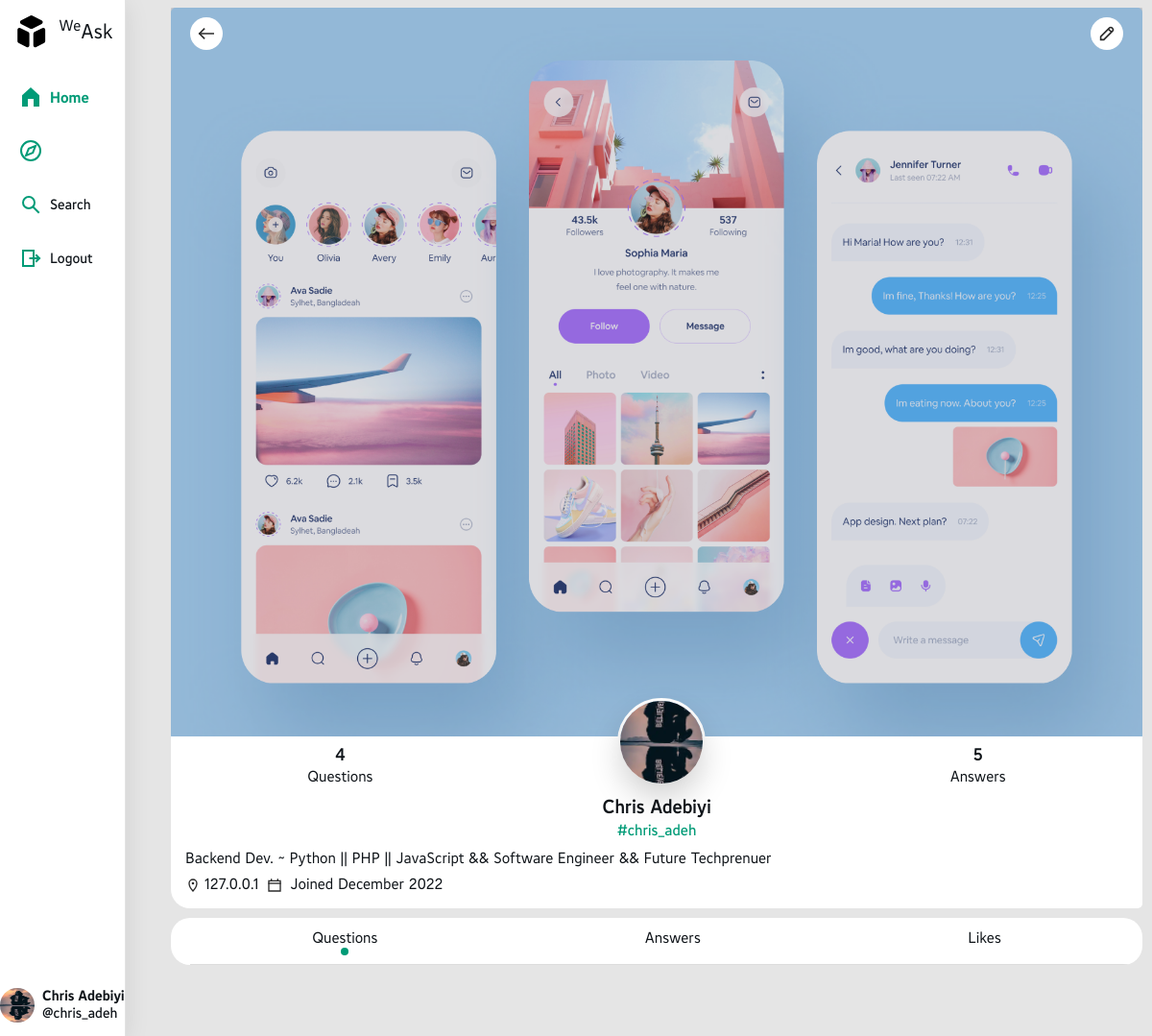
Page /profile/chris_adeh/ (signed in) on the committed database.
### accounts/models.py (models this page shows, shortened)
class User(AbstractUser):
    first_name = None
    last_name = None
    name = models.TextField(max_length=25)
    bio = models.TextField(max_length=150, null=True, blank=True)
    location = models.TextField(max_length=30, null=True, blank=True)
    avatar = models.ImageField(upload_to=get_image_filename, default='default.png')
    cover = models.ImageField(upload_to=get_cover_image_filename, default='default_cover.png')
    class Meta:
        verbose_name = 'user'
        verbose_name_plural = 'Users'

### accounts/views.py (the view)
# urls.py: path('profile/<username>/', views.profile, name='profile'),
@login_required
def profile(request, username):
  try:
    user_object = User.objects.get(username=username)
    context = {
      'page_title': f'{user_object.name} @({user_object.username})',
      'user': user_object,
    }
    return render(request, 'profile/content.html', context)
  except User.DoesNotExist:
    return render(request, 'errors/404.html')

### templates/profile/content.html (shortened to what this page needs)
{% extends 'wrapper.html' %}
{% load widget_tweaks humanize static %}
{% block content %}
<div class="ui-block ui-profile" style="margin-top: 8px;">
<div class="ui-profile-header">
<div class="ui-profile-header-thumb cover-bg">
<img src="{{user.cover.url}}">
<div class="cover-overlay"></div>
<a class="cover-button" href="{% url 'core:home' %}"><svg class="icon icon--20" role="img" xmlns="http://www.w3.org/2000/svg" width="24" height="24" viewBox="0 0 24 24"><path d="M9 6l-6 6 6 6"></path><path d="M21 12H4"></path><path stroke-linecap="round" d="M3 12h1"></path></svg></a>
{% if user.username == request.user.username  %}
<a class="cover-button cover-edit" href="{% url 'accounts:settings' %}">
</a>
{% endif %}
</div>
<div class="ui-profile-block">
<div class="ui-profile-user">
<a class="ui-user-stats"><span>{{ user.question_set.count }}</span> Questions </a>
<a href="{{user.avatar.url}}" class="ui-user-thumb">
<img src="{{user.avatar.url}}" alt="{{user.username}}'s picture">
</a>
<a class="ui-user-stats"><span>{{ user.answer_set.count }}</span> Answers </a>
</div>
<div class="ui-user-info">
<div class="ui-user-name">{{user.name}}</div>
<span class="ui-at">#{{user.username}}</span>
</div>
{% if user.bio %}
<div class="ui-user-bio">{{user.bio|linebreaksbr|safe}}</div>
{% endif %}
<div class="ui-user-details">
{% if user.location %}
<span class="mr-2"><svg class="icon icon--16 mr-1" role="img" width="24" height="24" viewBox="0 0 24 24"><path d="M12,21 C16,16.8 18,12.8 18,9 C18,5.6862915 15.3137085,3 12,3 C8.6862915,3 6,5.6862915 6,9 C6,12.8 8,16.8 12,21 Z"></path><circle cx="12" cy="9" r="1"></circle></svg>{{user.location}}</span>
{% endif %}
<span class="mr-2"><svg class="icon icon--16 mr-1" role="img" xmlns="http://www.w3.org/2000/svg" viewBox="0 0 24 24"><path d="M3 5H21V21H3V5Z"></path><path d="M21 9H3"></path><path d="M7 5V3"></path><path d="M17 5V3"></path></svg> Joined {{user.date_joined|date:"F o"}}</span>
</div>
</div>
</div>
</div>
<div class="ui-block ui-profile ui-profile-tab-wrapper">
<ul class="flex-nowrap lg:overflow-hidden overflow-x-scroll uk-tab ui-profile-tab px-2">
<li class="uk-active"><a hx-get="{% url 'accounts:questions' %}" hx-target="#tabs-content" hx-swap="innerHTML" hx-trigger="load">Questions<span></span></a></li>
<li><a hx-get="{% url 'accounts:with_answers' %}" hx-target="#tabs-content" hx-swap="innerHTML">Answers</a></li>
<li><a hx-get="{% url 'accounts:likes' %}" hx-target="#tabs-content" hx-swap="innerHTML">Likes </a></li>
</ul>
<div class="ui-tabs-content py-3" id="tabs-content"></div>
</div>
{% endblock %}

### templates/wrapper.html (shortened to what this page needs)
{% load static %}
<!DOCTYPE html>
<html lang="en">
<head>
<link rel="stylesheet" href="{% static 'css/uikit.css' %}" type="text/css">
<link href="{% static 'css/main.css' %}" type="text/css" rel="stylesheet">
<link href="{% static 'css/main-2.css' %}" type="text/css" rel="stylesheet">
<link href="{% static 'css/bootstrap.css' %}" type="text/css" rel="stylesheet">
<link rel="stylesheet" href="{% static 'css/tailwind.css' %}">
<link rel="stylesheet" href="{% static 'plugins/iziToast/iziToast.min.css' %}">
</head>
<body data-token="{{csrf_token}}">
<main id="content" role="main" class="view-wrapper is-sidebar-view h-full">
{% include './nav/sidebar.html' %}
{% block content %}{% endblock %}
</main>
</body>
</html>

### templates/nav/sidebar.html (shortened to what this page needs)
<section>
<div class="is-sidebar is-hidden-mobile flex items-center p-10 space-x-6">
<div class="flex flex-col items-center w-40 h-full overflow-hidden">
<a class="flex items-center w-full px-3 mt-3 brand-icon">
<h4 class="ml-2 brand-logo"><sup>We</sup>Ask</h4>
</a>
<div class="w-full px-2 overflow-y no-scrollbar">
<div class="is-item-wrapper">
<a class="is-item is-active no-stroke" href="{% url 'core:home' %}">
<svg role="img" class="icon w-6 h-6" xmlns="http://www.w3.org/2000/svg" width="24" height="24" viewBox="0 0 24 24" aria-labelledby="home">
<title id="home">Home</title>
<path d="M3 10.182V22h18V10.182L12 2z"></path>
<rect width="6" height="8" x="9" y="14" fill="#fff" stroke=""></rect>
</svg>
<span class="ml-2 font-medium">Home</span>
</a>
<a class="is-item" href="{% url 'core:explore' %}">
<svg class="icon w-6 h-6" role="img" xmlns="http://www.w3.org/2000/svg" viewBox="0 0 24 24">
<polygon points="14.121 14.121 7.05 16.95 9.879 9.879 16.95 7.05"></polygon>
<circle cx="12" cy="12" r="10"></circle>
</svg>
</a>
<a class="is-item" href="{% url 'core:search' %}">
<svg class="icon w-6 h-6" role="img" xmlns="http://www.w3.org/2000/svg" viewBox="0 0 24 24" aria-labelledby="search">
<title id="search">Search</title>
<path d="M14.4121122,14.4121122 L20,20"></path>
<circle cx="10" cy="10" r="6"></circle>
</svg>
<span class="ml-2 text-sm font-medium">Search</span>
</a>
<a class="is-item" hx-get="{% url 'accounts:logout' %}" hx-target="body" hx-push-url="/welcome" href="{% url 'accounts:logout' %}">
<svg role="img" viewBox="0 0 24 24" aria-labelledby="logout" class="icon w-6 h-6">
<title id="logout">Logout</title>
<path d="M18 15l3-3-3-3"></path>
<path d="M11.5 12H20"></path>
<path stroke-linecap="round" d="M21 12h-1"></path>
<path d="M15 4v16H4V4z"></path>
</svg>
<span class="ml-2 text-sm font-medium">Logout</span>
</a>
</div>
</div>
<a class="is-item-profile" href="{% url 'accounts:profile' username=request.user.username %}">
<img src="{{request.user.avatar.url}}" class="is-profile-pic">
<div class="ml-2 text-sm font-medium is-user-name">
<h5 class="font-bold text-truncate"> {{request.user.name}} </h5>
<span>@{{request.user.username}} </span>
</div>
</a>
</div>
</div>
</section>

### static/css/main-2.css (style rules this page uses)
.view-wrapper { -webkit-transition: all 0.3s; transition: all 0.3s; overflow: clip; }

### rows in the picture
User: user.avatar (picture), user.name "Chris Adebiyi", user.username "chris_adeh", cover (picture), question_set.count "4", avatar (picture), answer_set.count "5", name "Chris Adebiyi", username "chris_adeh", bio "Backend Dev. ~ Python || PHP || JavaScript && Software Engineer && Future Techprenuer", location "127.0.0.1", date_joined "December 2022"
